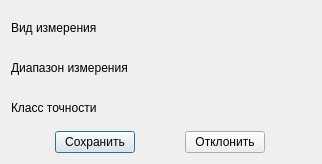
<?xml version="1.0" encoding="UTF-8"?>
<ui version="4.0">
 <class>Dialog</class>
 <widget class="QDialog" name="Dialog">
  <property name="geometry">
   <rect>
    <x>0</x>
    <y>0</y>
    <width>322</width>
    <height>164</height>
   </rect>
  </property>
  <property name="windowTitle">
   <string>Dialog</string>
  </property>
  <layout class="QVBoxLayout" name="verticalLayout">
   <item>
    <layout class="QHBoxLayout" name="horizontalLayout">
     <item>
      <widget class="QLabel" name="label">
       <property name="text">
        <string>Вид измерения</string>
       </property>
      </widget>
     </item>
    </layout>
   </item>
   <item>
    <layout class="QHBoxLayout" name="horizontalLayout_3">
     <item>
      <widget class="QLabel" name="label_2">
       <property name="text">
        <string>Диапазон измерения</string>
       </property>
      </widget>
     </item>
    </layout>
   </item>
   <item>
    <layout class="QHBoxLayout" name="horizontalLayout_4">
     <item>
      <widget class="QLabel" name="label_3">
       <property name="text">
        <string>Класс точности</string>
       </property>
      </widget>
     </item>
    </layout>
   </item>
   <item>
    <layout class="QHBoxLayout" name="horizontalLayout_2">
     <item>
      <widget class="QPushButton" name="pushButton">
       <property name="sizePolicy">
        <sizepolicy hsizetype="Fixed" vsizetype="Fixed">
         <horstretch>0</horstretch>
         <verstretch>0</verstretch>
        </sizepolicy>
       </property>
       <property name="text">
        <string>Сохранить</string>
       </property>
      </widget>
     </item>
     <item>
      <widget class="QPushButton" name="pushButton_2">
       <property name="sizePolicy">
        <sizepolicy hsizetype="Fixed" vsizetype="Fixed">
         <horstretch>0</horstretch>
         <verstretch>0</verstretch>
        </sizepolicy>
       </property>
       <property name="text">
        <string>Отклонить</string>
       </property>
      </widget>
     </item>
    </layout>
   </item>
  </layout>
 </widget>
 <resources/>
 <connections>
  <connection>
   <sender>pushButton_2</sender>
   <signal>clicked()</signal>
   <receiver>Dialog</receiver>
   <slot>close()</slot>
   <hints>
    <hint type="sourcelabel">
     <x>194</x>
     <y>49</y>
    </hint>
    <hint type="destinationlabel">
     <x>138</x>
     <y>35</y>
    </hint>
   </hints>
  </connection>
 </connections>
</ui>
